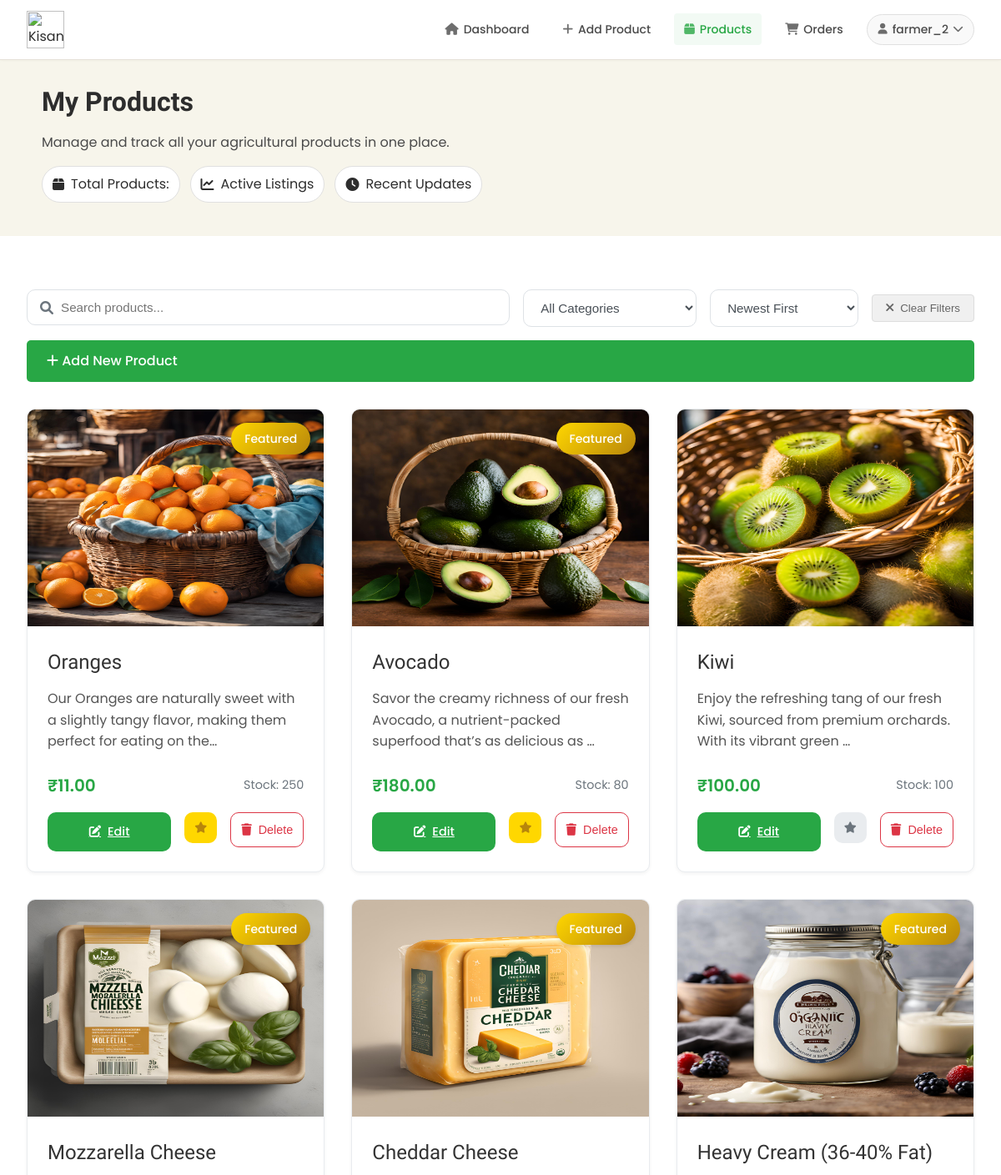
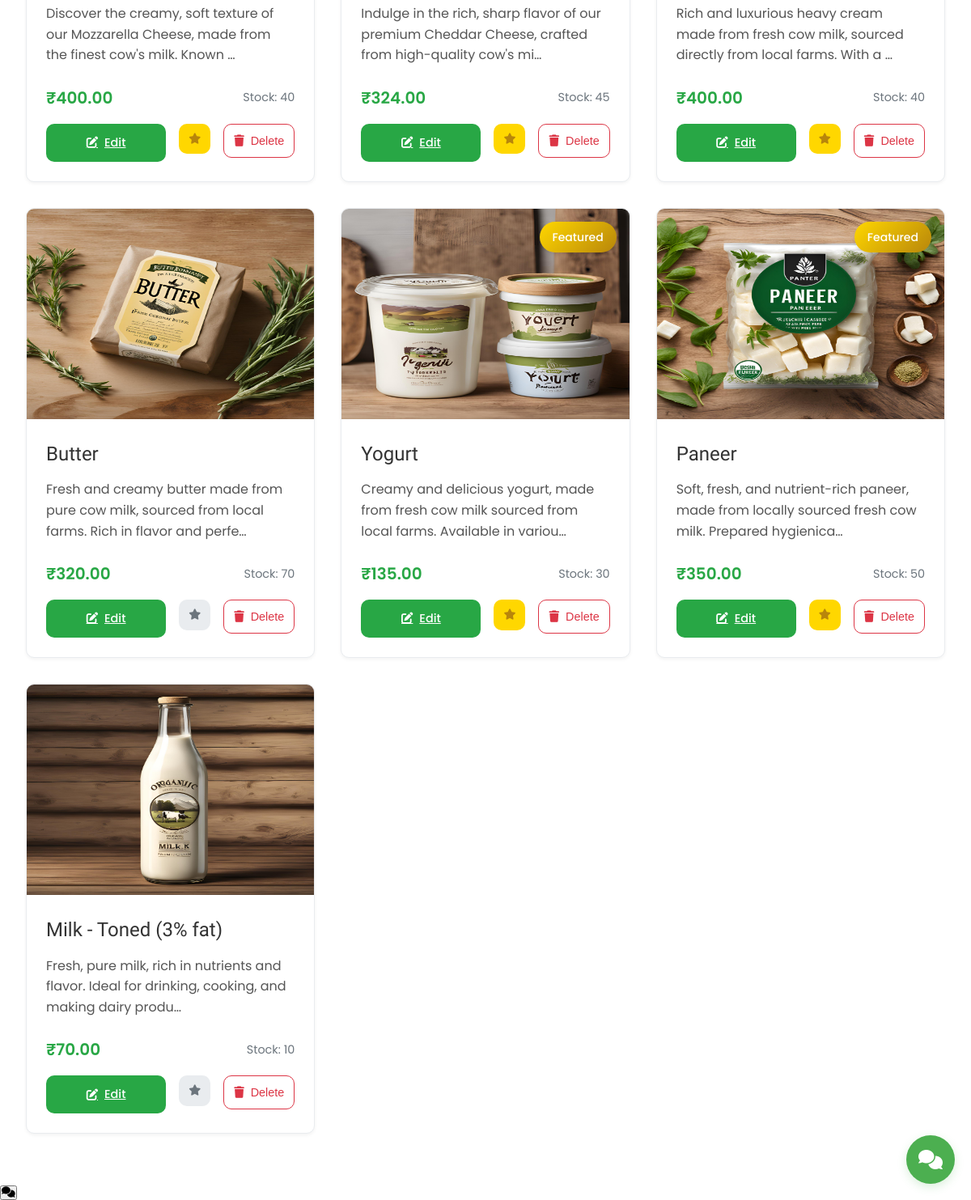
Page /products/my_products/ (signed in) on the committed database (2 pictures, top to bottom).
### product_app/models.py (models this page shows, shortened)
class Product(models.Model):
    CATEGORY_CHOICES = [
        ('vegetables', 'Vegetables'),
        ('fruits', 'Fruits'),
        ('grains', 'Grains'),
        ('dairy', 'Dairy'),
        ('tools', 'Tools & Equipment'),
        ('seeds', 'Seeds & Saplings'),
        ('pesticides', 'Pesticides & Fertilizers'),
        ('organic', 'Organic Products'),
        ('livestock', 'Livestock & Feed'),
        ('other', 'Other')
    ]
    name = models.CharField(max_length=200)
    category = models.CharField(max_length=100, choices=CATEGORY_CHOICES, default='other')
    price = models.DecimalField(max_digits=10, decimal_places=2)
    quantity = models.IntegerField()
    description = models.TextField()
    image = models.ImageField(
        upload_to='products/',
        null=True,
        blank=True
    )
    farmer = models.ForeignKey(User, on_delete=models.CASCADE)
    created_at = models.DateTimeField(auto_now_add=True)
    updated_at = models.DateTimeField(auto_now=True)
    is_featured = models.BooleanField(default=False)
    is_deleted = models.BooleanField(default=False)
    def get_image_url(self):
        if self.image and hasattr(self.image, 'url'):
            return self.image.url
        return static('images/default_product.jpg')

### product_app/views.py (the view)
# urls.py: path('my_products/', my_products, name='my_products'),
@login_required
def my_products(request):
    category = request.GET.get('category', '')
    search_query = request.GET.get('search', '').strip()
    sort_by = request.GET.get('sort', 'newest')
    products = Product.objects.filter(farmer=request.user, is_deleted=False)
    if category:
        products = products.filter(category=category)
    if search_query:
        products = products.filter(
            Q(name__icontains=search_query) |
            Q(description__icontains=search_query)
        )
    if sort_by == 'newest':
        products = products.order_by('-created_at')
    elif sort_by == 'oldest':
        products = products.order_by('created_at')
    elif sort_by == 'price-high':
        products = products.order_by('-price')
    elif sort_by == 'price-low':
        products = products.order_by('price')
    paginator = Paginator(products, 12)
    page = request.GET.get('page', 1)
    products = paginator.get_page(page)
    context = {
        'products': products,
        'current_category': category,
        'current_sort': sort_by,
        'search_query': search_query,
        'PRODUCT_CATEGORIES': Product.CATEGORY_CHOICES,
    }
    return render(request, 'my_products.html', context)

### customer_app/context_processors.py (called while the page is built, shortened)
def wishlist_and_cart_counts(request):
    if request.user.is_authenticated:
        cart_items = CartItem.objects.filter(user=request.user).select_related('product')
        wishlist_items = Wishlist.objects.filter(user=request.user)
        return {
            'cart_items_count': cart_items.count(),
            'cart_total': sum(item.total_price for item in cart_items),
            'wishlist_count': wishlist_items.count(),
            'wishlist_product_ids': set(item.product_id for item in wishlist_items)
        }

def wishlist_status(request):
    if request.user.is_authenticated:
        wishlist_items = Wishlist.objects.filter(user=request.user).select_related('product')
        return {
            'wishlist_product_ids': set(item.product.id for item in wishlist_items),
            'wishlist_products': [item.product for item in wishlist_items]
        }
    return {
        'wishlist_product_ids': set(),
        'wishlist_products': []
    }

def product_categories(request):
    CATEGORY_ICONS = {
        'vegetables': 'fa-carrot',
        'fruits': 'fa-apple-alt',
        'grains': 'fa-wheat',
        'dairy': 'fa-cheese',
        'tools': 'fa-tools',
        'seeds': 'fa-seedling',
        'pesticides': 'fa-spray-can',
        'organic': 'fa-leaf',
        'livestock': 'fa-cow',
        'other': 'fa-box'
    }
    return {
        'PRODUCT_CATEGORIES': Product.CATEGORY_CHOICES,
        'CATEGORY_ICONS': CATEGORY_ICONS
    }

### product_app/templates/my_products.html (shortened to what this page needs)
{% load static %}
{% load custom_filters %}
{% block extra_css %}
    <link rel="stylesheet" type="text/css" href="{% static 'css/farmerdesign.css' %}">
    <link rel="stylesheet" type="text/css" href="{% static 'css/my_product.css' %}">
    <link rel="stylesheet" href="https://cdnjs.cloudflare.com/ajax/libs/font-awesome/6.0.0/css/all.min.css">
    <link rel="stylesheet" href="{% static 'css/chat_widget.css' %}">
{% endblock %}
{% block content %}
    <header class="header">
        <div class="logo">
            <img src="{% static 'images/kisan_vishwa_logo.png' %}" alt="Kisan Vishwa Logo">
        </div>
        {% include 'NavBar/FarmerNavBar.html' %}
    </header>
    <section class="hero">
        <div class="hero-content">
            <h1>My Products</h1>
            <p>Manage and track all your agricultural products in one place.</p>
            <div class="hero-features">
                <span class="feature"><i class="fas fa-box"></i> Total Products: {{ products.count }}</span>
                <span class="feature"><i class="fas fa-chart-line"></i> Active Listings</span>
                <span class="feature"><i class="fas fa-clock"></i> Recent Updates</span>
            </div>
        </div>
    </section>
    <main class="main-content">
        <div class="products-controls">
            <div class="search-filter">
                <div class="search-box">
                    <i class="fas fa-search"></i>
                    <input type="text"
                           id="searchInput"
                           placeholder="Search products..."
                           value="{{ search_query|default:'' }}">
                </div>
                <div class="filter-options">
                    <select id="categoryFilter" class="filter-select">
                        <option value="">All Categories</option>
                    </select>
                    <select id="sortFilter" class="filter-select">
                        <option value="newest" {% if current_sort == 'newest' %}selected{% endif %}>Newest First</option>
                    </select>
                    <button id="clearFilters" class="clear-filters-btn">
                        <i class="fas fa-times"></i> Clear Filters
                    </button>
                </div>
            </div>
            <a href="{% url 'add_product' %}" class="add-product-btn">
                <i class="fas fa-plus"></i> Add New Product
            </a>
        </div>
        <div id="productsGrid" class="products-grid">
            {% include 'product_grid_partial.html' with products=products %}
        </div>
    </main>
<div id="chat-widget-container">
    {% include 'chatbot_app/chat_widget.html' %}
</div>
<div class="chat-widget">
    <button class="chat-toggle"
        {% if request.user.is_authenticated %}
            hx-get="{% url 'chatbot_app:toggle_chat' %}"
            hx-target="#chat-container"
            hx-swap="innerHTML"
        {% else %}
            onclick="window.location.href='/login/?next={{ request.path }}'"
        {% endif %}>
        <i class="fas fa-comments"></i>
    </button>
</div>
{% endblock %}

### templates/NavBar/FarmerNavBar.html (shortened to what this page needs)
{% load static %}
{% if user.is_authenticated and user.farmerprofile %}
<nav class="nav-menu">
    <ul class="nav-links">
        <li>
            <a href="{% url 'farmer_dashboard' %}" class="nav-link {% if request.resolver_match.url_name == 'farmer_dashboard' %}active{% endif %}">
                <i class="fas fa-home"></i>
                <span>Dashboard</span>
            </a>
        </li>
        <li>
            <a href="{% url 'add_product' %}" class="nav-link {% if request.resolver_match.url_name == 'add_product' %}active{% endif %}">
                <i class="fas fa-plus"></i>
                <span>Add Product</span>
            </a>
        </li>
        <li>
            <a href="{% url 'my_products' %}" class="nav-link {% if request.resolver_match.url_name == 'my_products' %}active{% endif %}">
                <i class="fas fa-box"></i>
                <span>Products</span>
            </a>
        </li>
        <li>
            <a href="#" class="nav-link">
                <i class="fas fa-shopping-cart"></i>
                <span>Orders</span>
            </a>
        </li>
        <li class="profile-menu">
            <a href="#" class="nav-link profile-toggle">
                <i class="fas fa-user"></i>
                <span>{{ user.username|truncatechars:12 }}</span>
                <i class="fas fa-chevron-down"></i>
            </a>
        </li>
    </ul>
</nav>
{% endif %}

### product_app/templates/product_grid_partial.html (shortened to what this page needs)
{% load static %}
{% for product in products %}
    <div class="product-card" data-category="{{ product.category }}">
        <div class="product-image">
            <img src="{{ product.get_image_url }}" alt="{{ product.name }}" loading="lazy">
            {% if product.is_featured %}
                <div class="featured-badge">Featured</div>
            {% endif %}
        </div>
        <div class="product-content">
            <h3 class="product-title">{{ product.name }}</h3>
            <p class="product-description">{{ product.description|truncatechars:100 }}</p>
            <div class="product-details">
                <span class="price">₹{{ product.price }}</span>
                <span class="stock">Stock: {{ product.quantity }}</span>
            </div>
            <div class="product-actions">
                <a href="{% url 'edit_product' product.id %}" class="edit-btn">
                    <i class="fas fa-edit"></i> Edit
                </a>
                <form method="POST" action="{% url 'toggle_featured' product.id %}" class="d-inline">
                    <button type="submit" class="featured-btn {% if product.is_featured %}active{% endif %}">
                        <i class="fas fa-star"></i>
                    </button>
                </form>
                <form method="POST" action="{% url 'delete_product' product.id %}" class="d-inline delete-form">
                    <button type="submit" class="delete-btn" onclick="return confirmDelete(event, '{{ product.name }}')">
                        <i class="fas fa-trash"></i> Delete
                    </button>
                </form>
            </div>
        </div>
    </div>
{% endfor %}

### static/css/farmerdesign.css (style rules this page uses)
* { margin: 0; padding: 0; box-sizing: border-box; }
.header { background-color: var(--white); padding: 0.8rem 2rem; display: flex; justify-content: space-between; align-items: center; border-bottom: 1px solid #E5E0D8; box-shadow: none; position: sticky; top: 0; z-index: 1000; }
.logo img { height: 45px; width: auto; transition: transform 0.2s ease; }
.nav-menu { display: flex; align-items: center; height: 45px; }
.nav-links { display: flex; list-style: none; gap: 1rem; margin: 0; padding: 0; align-items: center; }
.nav-link { color: var(--text-gray); text-decoration: none; font-family: 'Poppins', sans-serif; font-size: 0.875rem; font-weight: 500; padding: 0.5rem 0.75rem; border-radius: 4px; transition: all 0.2s ease; display: flex; align-items: center; gap: 6px; }
.nav-link i { font-size: 0.9rem; opacity: 0.8; }
.profile-menu { position: relative; }
.profile-menu .nav-link { display: flex; align-items: center; gap: 6px; background-color: var(--light-gray); padding: 0.4rem 0.8rem; border-radius: 25px; border: 1px solid var(--border-color); }
.profile-menu .nav-link i { font-size: 0.8rem; transition: transform 0.2s ease; }
.main-content { max-width: 1600px; margin: 2rem auto; padding: 0 2rem; }
.read-more-btn, .add-product-btn { display: inline-block; padding: 0.75rem 1.5rem; background-color: var(--forest-green); color: var(--white); text-decoration: none; border-radius: 5px; transition: background-color 0.3s; border: none; cursor: pointer; font-weight: 500; width: 100%; }
.hero { position: relative; padding: 25px 50px; background-color: #F7F5EB; color: var(--text-primary); display: flex; justify-content: space-between; align-items: center; margin-bottom: 2rem; overflow: hidden; }
.hero-content { max-width: 600px; z-index: 2; }
.hero h1 { font-family: 'Montserrat', sans-serif; font-size: 2rem; font-weight: 700; margin-bottom: 10px; color: var(--text-primary); }
.hero p { font-size: 1rem; font-weight: 400; margin-bottom: 1rem; color: var(--text-gray); }
.hero-features { display: flex; gap: 12px; margin-bottom: 15px; flex-wrap: wrap; }
.feature { display: flex; align-items: center; gap: 8px; background-color: var(--white); border: 1px solid var(--border-color); padding: 8px 12px; border-radius: 25px; transition: all 0.3s ease; color: var(--text-primary); }
.nav-link.active { color: var(--forest-green); background-color: rgba(40, 167, 69, 0.06); font-weight: 500; }
.header { background-color: var(--white); padding: 0.8rem 2rem; box-shadow: 0 1px 4px rgba(0, 0, 0, 0.03); }
.nav-links { gap: 1rem; }
.nav-link { font-size: 0.875rem; padding: 0.5rem 0.75rem; border-radius: 4px; display: flex; align-items: center; gap: 6px; color: var(--text-gray); }
.profile-menu .nav-link { background-color: var(--light-gray); border: 1px solid var(--border-color); padding: 0.4rem 0.8rem; }
.nav-link.active { background-color: rgba(40, 167, 69, 0.06); font-weight: 500; }

### rows in the picture
Product: get_image_url (picture), is_featured "Featured", name "Oranges", description "Our Oranges are naturally sweet with a slightly tangy flavor, making them perfect for eating on the…", price "11.00", quantity "250"
Product: get_image_url (picture), is_featured "Featured", name "Avocado", description "Savor the creamy richness of our fresh Avocado, a nutrient-packed superfood that’s as delicious as …", price "180.00", quantity "80"
Product: get_image_url (picture), name "Kiwi", description "Enjoy the refreshing tang of our fresh Kiwi, sourced from premium orchards. With its vibrant green …", price "100.00", quantity "100"
Product: get_image_url (picture), is_featured "Featured", name "Mozzarella Cheese", description "Discover the creamy, soft texture of our Mozzarella Cheese, made from the finest cow's milk. Known …", price "400.00", quantity "40"
Product: get_image_url (picture), is_featured "Featured", name "Cheddar Cheese", description "Indulge in the rich, sharp flavor of our premium Cheddar Cheese, crafted from high-quality cow's mi…", price "324.00", quantity "45"
Product: get_image_url (picture), is_featured "Featured", name "Heavy Cream (36-40% Fat)", description "Rich and luxurious heavy cream made from fresh cow milk, sourced directly from local farms. With a …", price "400.00", quantity "40"
Product: get_image_url (picture), name "Butter", description "Fresh and creamy butter made from pure cow milk, sourced from local farms. Rich in flavor and perfe…", price "320.00", quantity "70"
Product: get_image_url (picture), is_featured "Featured", name "Yogurt", description "Creamy and delicious yogurt, made from fresh cow milk sourced from local farms. Available in variou…", price "135.00", quantity "30"
Product: get_image_url (picture), is_featured "Featured", name "Paneer", description "Soft, fresh, and nutrient-rich paneer, made from locally sourced fresh cow milk. Prepared hygienica…", price "350.00", quantity "50"
Product: get_image_url (picture), name "Milk - Toned (3% fat)", description "Fresh, pure milk, rich in nutrients and flavor. Ideal for drinking, cooking, and making dairy produ…", price "70.00", quantity "10"

### other values in the picture
{{ user.username|truncatechars:12 }} "farmer_2"
